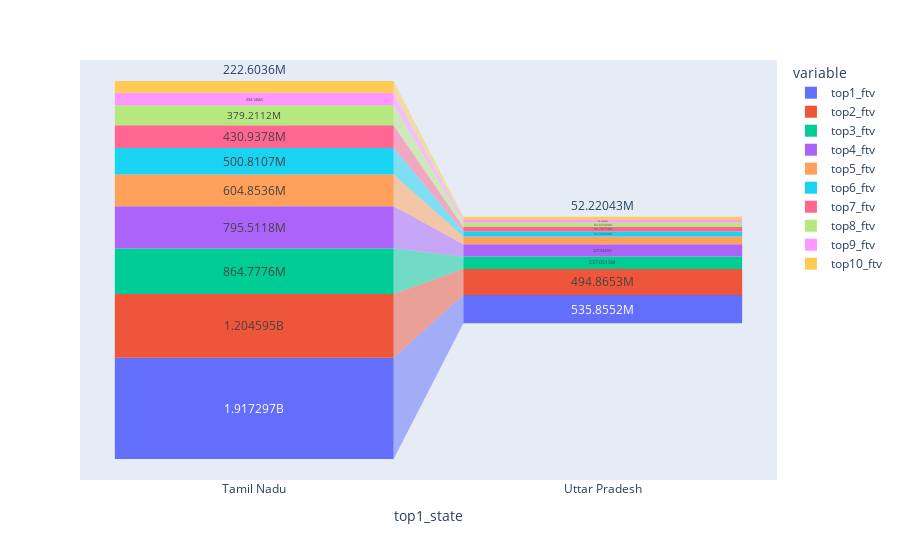

Write notebook code for a chart like this one.
### Code cell
top1 = df.groupby('top1_state').sum()
px.funnel(top1, top1.index, top1.columns)

### Figure 1 — Plotly figure (JSON) as saved in the notebook; plotly's stock layout.template omitted (floating-point values rounded to 4 significant figures)
{"data": [{"hovertemplate": "variable=top1_ftv<br>top1_state=%{x}<br>value=%{y}<extra></extra>", "legendgroup": "top1_ftv", "marker": {"color": "#636efa"}, "name": "top1_ftv", "orientation": "v", "showlegend": true, "type": "funnel", "x": ["Tamil Nadu", "Uttar Pradesh"], "xaxis": "x", "y": [1917296686, 535855162], "yaxis": "y"}, {"hovertemplate": "variable=top2_ftv<br>top1_state=%{x}<br>value=%{y}<extra></extra>", "legendgroup": "top2_ftv", "marker": {"color": "#EF553B"}, "name": "top2_ftv", "orientation": "v", "showlegend": true, "type": "funnel", "x": ["Tamil Nadu", "Uttar Pradesh"], "xaxis": "x", "y": [1204595415, 494865257], "yaxis": "y"}, {"hovertemplate": "variable=top3_ftv<br>top1_state=%{x}<br>value=%{y}<extra></extra>", "legendgroup": "top3_ftv", "marker": {"color": "#00cc96"}, "name": "top3_ftv", "orientation": "v", "showlegend": true, "type": "funnel", "x": ["Tamil Nadu", "Uttar Pradesh"], "xaxis": "x", "y": [864777612, 237051508], "yaxis": "y"}, {"hovertemplate": "variable=top4_ftv<br>top1_state=%{x}<br>value=%{y}<extra></extra>", "legendgroup": "top4_ftv", "marker": {"color": "#ab63fa"}, "name": "top4_ftv", "orientation": "v", "showlegend": true, "type": "funnel", "x": ["Tamil Nadu", "Uttar Pradesh"], "xaxis": "x", "y": [795511767, 227934714], "yaxis": "y"}, {"hovertemplate": "variable=top5_ftv<br>top1_state=%{x}<br>value=%{y}<extra></extra>", "legendgroup": "top5_ftv", "marker": {"color": "#FFA15A"}, "name": "top5_ftv", "orientation": "v", "showlegend": true, "type": "funnel", "x": ["Tamil Nadu", "Uttar Pradesh"], "xaxis": "x", "y": [604853587, 149294703], "yaxis": "y"}, {"hovertemplate": "variable=top6_ftv<br>top1_state=%{x}<br>value=%{y}<extra></extra>", "legendgroup": "top6_ftv", "marker": {"color": "#19d3f3"}, "name": "top6_ftv", "orientation": "v", "showlegend": true, "type": "funnel", "x": ["Tamil Nadu", "Uttar Pradesh"], "xaxis": "x", "y": [500810746, 92366025], "yaxis": "y"}, {"hovertemplate": "variable=top7_ftv<br>top1_state=%{x}<br>value=%{y}<extra></extra>", "legendgroup": "top7_ftv", "marker": {"color": "#FF6692"}, "name": "top7_ftv", "orientation": "v", "showlegend": true, "type": "funnel", "x": ["Tamil Nadu", "Uttar Pradesh"], "xaxis": "x", "y": [430937835, 88707139], "yaxis": "y"}, {"hovertemplate": "variable=top8_ftv<br>top1_state=%{x}<br>value=%{y}<extra></extra>", "legendgroup": "top8_ftv", "marker": {"color": "#B6E880"}, "name": "top8_ftv", "orientation": "v", "showlegend": true, "type": "funnel", "x": ["Tamil Nadu", "Uttar Pradesh"], "xaxis": "x", "y": [379211243, 83035894], "yaxis": "y"}, {"hovertemplate": "variable=top9_ftv<br>top1_state=%{x}<br>value=%{y}<extra></extra>", "legendgroup": "top9_ftv", "marker": {"color": "#FF97FF"}, "name": "top9_ftv", "orientation": "v", "showlegend": true, "type": "funnel", "x": ["Tamil Nadu", "Uttar Pradesh"], "xaxis": "x", "y": [234146027, 58864661], "yaxis": "y"}, {"hovertemplate": "variable=top10_ftv<br>top1_state=%{x}<br>value=%{y}<extra></extra>", "legendgroup": "top10_ftv", "marker": {"color": "#FECB52"}, "name": "top10_ftv", "orientation": "v", "showlegend": true, "type": "funnel", "x": ["Tamil Nadu", "Uttar Pradesh"], "xaxis": "x", "y": [222603592, 52220431], "yaxis": "y"}], "layout": {"legend": {"title": {"text": "variable"}, "tracegroupgap": 0}, "margin": {"t": 60}, "xaxis": {"anchor": "y", "domain": [0, 1], "title": {"text": "top1_state"}}, "yaxis": {"anchor": "x", "domain": [0, 1], "title": {"text": "value"}}}}
